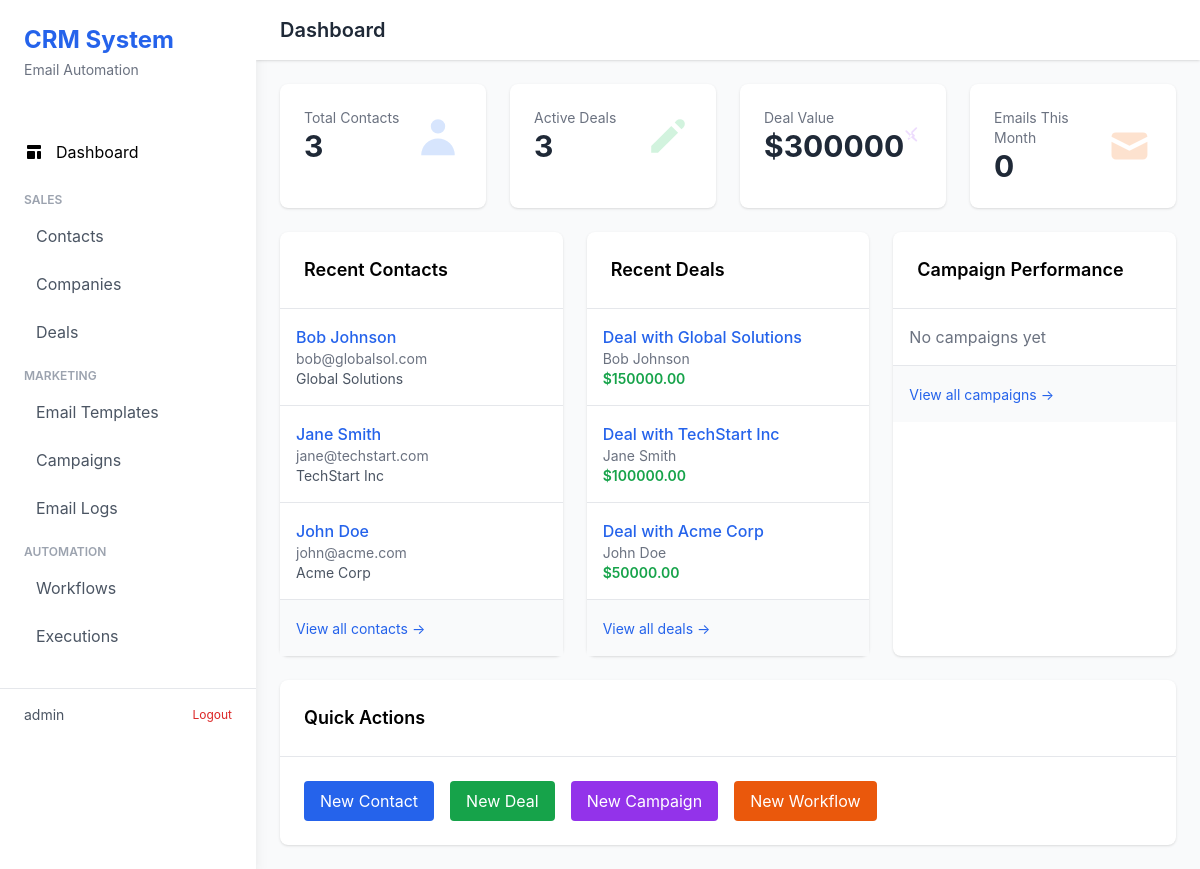
The app's page / (signed in) with its own data.
### contacts/models.py (models this page shows, shortened)
class Contact(models.Model):
    STATUS_CHOICES = [
        ('lead', 'Lead'),
        ('prospect', 'Prospect'),
        ('customer', 'Customer'),
        ('archived', 'Archived'),
    ]
    first_name = models.CharField(max_length=255)
    last_name = models.CharField(max_length=255)
    email = models.EmailField(unique=True)
    phone = models.CharField(max_length=20, blank=True, null=True)
    company = models.ForeignKey(Company, on_delete=models.SET_NULL, null=True, blank=True, related_name='contacts')
    status = models.CharField(max_length=20, choices=STATUS_CHOICES, default='lead')
    tags = models.CharField(max_length=500, blank=True, help_text="Comma-separated tags")
    notes = models.TextField(blank=True)
    assigned_to = models.ForeignKey(User, on_delete=models.SET_NULL, null=True, blank=True, related_name='assigned_contacts')
    created_at = models.DateTimeField(auto_now_add=True)
    updated_at = models.DateTimeField(auto_now=True)
    class Meta:
        ordering = ['-created_at']
    @property
    def full_name(self):
        return f"{self.first_name} {self.last_name}"

class Company(models.Model):
    name = models.CharField(max_length=255)
    domain = models.CharField(max_length=255, blank=True, null=True, unique=True)
    industry = models.CharField(max_length=100, blank=True, null=True)
    size_choices = [
        ('1-10', '1-10'),
        ('11-50', '11-50'),
        ('51-200', '51-200'),
        ('201-500', '201-500'),
        ('501-1000', '501-1000'),
        ('1000+', '1000+'),
    ]
    size = models.CharField(max_length=20, choices=size_choices, blank=True, null=True)
    created_at = models.DateTimeField(auto_now_add=True)
    updated_at = models.DateTimeField(auto_now=True)
    class Meta:
        verbose_name_plural = "Companies"
        ordering = ['-created_at']

### deals/models.py (models this page shows, shortened)
class Deal(models.Model):
    STATUS_CHOICES = [
        ('open', 'Open'),
        ('won', 'Won'),
        ('lost', 'Lost'),
    ]
    title = models.CharField(max_length=255)
    description = models.TextField(blank=True)
    value = models.DecimalField(max_digits=12, decimal_places=2)
    currency = models.CharField(max_length=3, default='USD')
    contact = models.ForeignKey(Contact, on_delete=models.CASCADE, related_name='deals')
    company = models.ForeignKey(Company, on_delete=models.SET_NULL, null=True, blank=True, related_name='deals')
    pipeline = models.ForeignKey(Pipeline, on_delete=models.PROTECT)
    stage = models.ForeignKey(Stage, on_delete=models.SET_NULL, null=True, blank=True)
    status = models.CharField(max_length=20, choices=STATUS_CHOICES, default='open')
    assigned_to = models.ForeignKey(User, on_delete=models.SET_NULL, null=True, blank=True, related_name='assigned_deals')
    close_date = models.DateField(null=True, blank=True)
    created_at = models.DateTimeField(auto_now_add=True)
    updated_at = models.DateTimeField(auto_now=True)
    class Meta:
        ordering = ['-created_at']

### dashboard/views.py (the view)
# urls.py: path('', DashboardView.as_view(), name='dashboard'),
class DashboardView(LoginRequiredMixin, TemplateView):
    template_name = 'dashboard/dashboard.html'
    def get_context_data(self, **kwargs):
        context = super().get_context_data(**kwargs)
        user = self.request.user
        context['total_contacts'] = Contact.objects.count()
        context['total_companies'] = Contact.objects.values('company').distinct().count()
        context['active_deals'] = Deal.objects.filter(status='open').count()
        context['total_deal_value'] = sum(
            d.value for d in Deal.objects.filter(status='open')
        )
        now = timezone.now()
        month_start = now.replace(day=1, hour=0, minute=0, second=0, microsecond=0)
        context['emails_sent_month'] = EmailLog.objects.filter(
            sent_at__gte=month_start,
            status__in=['sent', 'delivered']
        ).count()
        context['campaigns_this_month'] = Campaign.objects.filter(
            created_at__gte=month_start
        ).count()
        context['new_contacts_month'] = Contact.objects.filter(
            created_at__gte=month_start
        ).count()
        context['recent_contacts'] = Contact.objects.select_related('company').order_by('-created_at')[:5]
        context['recent_deals'] = Deal.objects.select_related('contact').order_by('-created_at')[:5]
        context['recent_workflows'] = WorkflowExecution.objects.select_related('workflow', 'contact').order_by('-started_at')[:5]
        campaigns = Campaign.objects.filter(status__in=['sent', 'sending']).values('name', 'sent_count', 'opened_count', 'clicked_count')
        context['campaign_stats'] = list(campaigns[:5])
        context['contact_statuses'] = Contact.objects.values('status').annotate(
            count=Count('id')
        ) if hasattr(Contact, 'objects') else {}
        return context

### templates/dashboard/dashboard.html (shortened to what this page needs)
{% extends 'base.html' %}
{% block header %}Dashboard{% endblock %}
{% block content %}
<div class="grid grid-cols-1 md:grid-cols-2 lg:grid-cols-4 gap-6 mb-6">
    <div class="bg-white rounded-lg shadow p-6">
        <div class="flex items-center justify-between">
            <div>
                <p class="text-gray-500 text-sm">Total Contacts</p>
                <p class="text-3xl font-bold text-gray-800">{{ total_contacts }}</p>
            </div>
            <svg class="w-12 h-12 text-blue-500 opacity-20" fill="currentColor" viewBox="0 0 20 20">
                <path d="M10 9a3 3 0 100-6 3 3 0 000 6zm-7 9a7 7 0 1114 0H3z"></path>
            </svg>
        </div>
    </div>
    <div class="bg-white rounded-lg shadow p-6">
        <div class="flex items-center justify-between">
            <div>
                <p class="text-gray-500 text-sm">Active Deals</p>
                <p class="text-3xl font-bold text-gray-800">{{ active_deals }}</p>
            </div>
            <svg class="w-12 h-12 text-green-500 opacity-20" fill="currentColor" viewBox="0 0 20 20">
                <path d="M13.586 3.586a2 2 0 112.828 2.828l-.793.793-2.828-2.828.793-.793zM11.379 5.793L3 14.172V17h2.828l8.38-8.379-2.83-2.828z"></path>
            </svg>
        </div>
    </div>
    <div class="bg-white rounded-lg shadow p-6">
        <div class="flex items-center justify-between">
            <div>
                <p class="text-gray-500 text-sm">Deal Value</p>
                <p class="text-3xl font-bold text-gray-800">${{ total_deal_value|floatformat:0 }}</p>
            </div>
        </div>
    </div>
    <div class="bg-white rounded-lg shadow p-6">
        <div class="flex items-center justify-between">
            <div>
                <p class="text-gray-500 text-sm">Emails This Month</p>
                <p class="text-3xl font-bold text-gray-800">{{ emails_sent_month }}</p>
            </div>
            <svg class="w-12 h-12 text-orange-500 opacity-20" fill="currentColor" viewBox="0 0 20 20">
                <path d="M2.003 5.884L10 9.882l7.997-3.998A2 2 0 0016 4H4a2 2 0 00-1.997 1.884z"></path>
                <path d="M18 8.118l-8 4-8-4V14a2 2 0 002 2h12a2 2 0 002-2V8.118z"></path>
            </svg>
        </div>
    </div>
</div>
<div class="grid grid-cols-1 lg:grid-cols-3 gap-6">
    <div class="bg-white rounded-lg shadow">
        <div class="p-6 border-b">
            <h3 class="text-lg font-semibold">Recent Contacts</h3>
        </div>
        <div class="divide-y">
            {% for contact in recent_contacts %}
                <div class="p-4 hover:bg-gray-50">
                    <a href="{% url 'contacts:contact_detail' contact.id %}" class="font-medium text-blue-600">
                        {{ contact.full_name }}
                    </a>
                    <p class="text-sm text-gray-500">{{ contact.email }}</p>
                    {% if contact.company %}
                        <p class="text-sm text-gray-600">{{ contact.company.name }}</p>
                    {% endif %}
                </div>
            {% empty %}
                <div class="p-4 text-gray-500">No contacts yet</div>
            {% endfor %}
        </div>
        <div class="p-4 border-t bg-gray-50">
            <a href="{% url 'contacts:contact_list' %}" class="text-sm text-blue-600 hover:underline">View all contacts →</a>
        </div>
    </div>
    <div class="bg-white rounded-lg shadow">
        <div class="p-6 border-b">
            <h3 class="text-lg font-semibold">Recent Deals</h3>
        </div>
        <div class="divide-y">
            {% for deal in recent_deals %}
                <div class="p-4 hover:bg-gray-50">
                    <a href="{% url 'deals:deal_detail' deal.id %}" class="font-medium text-blue-600">
                        {{ deal.title }}
                    </a>
                    <p class="text-sm text-gray-500">{{ deal.contact.full_name }}</p>
                    <p class="text-sm font-semibold text-green-600">${{ deal.value }}</p>
                </div>
            {% empty %}
                <div class="p-4 text-gray-500">No deals yet</div>
            {% endfor %}
        </div>
        <div class="p-4 border-t bg-gray-50">
            <a href="{% url 'deals:deal_list' %}" class="text-sm text-blue-600 hover:underline">View all deals →</a>
        </div>
    </div>
    <div class="bg-white rounded-lg shadow">
        <div class="p-6 border-b">
            <h3 class="text-lg font-semibold">Campaign Performance</h3>
        </div>
        <div class="divide-y">
            {% for campaign in campaign_stats %}
                <div class="p-4 hover:bg-gray-50">
                    <p class="font-medium">{{ campaign.name }}</p>
                    <div class="mt-2 space-y-1 text-sm text-gray-600">
                        <p>Sent: {{ campaign.sent_count }}</p>
                        <p>Opened: {{ campaign.opened_count }} ({{ campaign.open_rate|floatformat:1 }}%)</p>
                        <p>Clicked: {{ campaign.clicked_count }} ({{ campaign.click_rate|floatformat:1 }}%)</p>
                    </div>
                </div>
            {% empty %}
                <div class="p-4 text-gray-500">No campaigns yet</div>
            {% endfor %}
        </div>
        <div class="p-4 border-t bg-gray-50">
            <a href="{% url 'emails:campaign_list' %}" class="text-sm text-blue-600 hover:underline">View all campaigns →</a>
        </div>
    </div>
</div>
<div class="mt-6">
    <div class="bg-white rounded-lg shadow">
        <div class="p-6 border-b">
            <h3 class="text-lg font-semibold">Quick Actions</h3>
        </div>
        <div class="p-6 flex gap-4">
            <a href="{% url 'contacts:contact_create' %}" class="px-4 py-2 bg-blue-600 text-white rounded hover:bg-blue-700">
                New Contact
            </a>
            <a href="{% url 'deals:deal_create' %}" class="px-4 py-2 bg-green-600 text-white rounded hover:bg-green-700">
                New Deal
            </a>
            <a href="{% url 'emails:campaign_create' %}" class="px-4 py-2 bg-purple-600 text-white rounded hover:bg-purple-700">
                New Campaign
            </a>
            <a href="{% url 'automations:workflow_create' %}" class="px-4 py-2 bg-orange-600 text-white rounded hover:bg-orange-700">
                New Workflow
            </a>
        </div>
    </div>
</div>
{% endblock %}

### templates/base.html (shortened to what this page needs)
<!DOCTYPE html>
<html lang="en">
<head>
    <script src="https://cdn.tailwindcss.com"></script>
</head>
<body class="bg-gray-50">
    <div class="flex h-screen">
        <div class="w-64 bg-white shadow-lg overflow-y-auto">
            <div class="p-6">
                <h1 class="text-2xl font-bold text-blue-600">CRM System</h1>
                <p class="text-sm text-gray-500 mt-1">Email Automation</p>
            </div>
            <nav class="mt-6">
                <a href="{% url 'dashboard' %}" class="block px-6 py-3 {% if request.resolver_match.url_name == 'dashboard' %}sidebar-active{% else %}text-gray-700 hover:bg-gray-100{% endif %}">
                    <span class="flex items-center">
                        Dashboard
                    </span>
                </a>
                <div class="mt-4 px-6">
                    <p class="text-xs font-semibold text-gray-400 uppercase">Sales</p>
                    <a href="{% url 'contacts:contact_list' %}" class="block mt-2 px-3 py-2 rounded {% if request.resolver_match.app_name == 'contacts' %}sidebar-active{% else %}text-gray-600 hover:bg-gray-100{% endif %}">
                        Contacts
                    </a>
                    <a href="{% url 'contacts:company_list' %}" class="block mt-2 px-3 py-2 rounded {% if request.resolver_match.url_name == 'company_list' %}sidebar-active{% else %}text-gray-600 hover:bg-gray-100{% endif %}">
                        Companies
                    </a>
                    <a href="{% url 'deals:deal_list' %}" class="block mt-2 px-3 py-2 rounded {% if request.resolver_match.app_name == 'deals' %}sidebar-active{% else %}text-gray-600 hover:bg-gray-100{% endif %}">
                        Deals
                    </a>
                </div>
                <div class="mt-4 px-6">
                    <p class="text-xs font-semibold text-gray-400 uppercase">Marketing</p>
                    <a href="{% url 'emails:template_list' %}" class="block mt-2 px-3 py-2 rounded {% if request.resolver_match.url_name == 'template_list' %}sidebar-active{% else %}text-gray-600 hover:bg-gray-100{% endif %}">
                        Email Templates
                    </a>
                    <a href="{% url 'emails:campaign_list' %}" class="block mt-2 px-3 py-2 rounded {% if request.resolver_match.url_name == 'campaign_list' %}sidebar-active{% else %}text-gray-600 hover:bg-gray-100{% endif %}">
                        Campaigns
                    </a>
                    <a href="{% url 'emails:log_list' %}" class="block mt-2 px-3 py-2 rounded {% if request.resolver_match.url_name == 'log_list' %}sidebar-active{% else %}text-gray-600 hover:bg-gray-100{% endif %}">
                        Email Logs
                    </a>
                </div>
                <div class="mt-4 px-6">
                    <p class="text-xs font-semibold text-gray-400 uppercase">Automation</p>
                    <a href="{% url 'automations:workflow_list' %}" class="block mt-2 px-3 py-2 rounded {% if request.resolver_match.url_name == 'workflow_list' %}sidebar-active{% else %}text-gray-600 hover:bg-gray-100{% endif %}">
                        Workflows
                    </a>
                    <a href="{% url 'automations:execution_list' %}" class="block mt-2 px-3 py-2 rounded {% if request.resolver_match.url_name == 'execution_list' %}sidebar-active{% else %}text-gray-600 hover:bg-gray-100{% endif %}">
                        Executions
                    </a>
                </div>
            </nav>
            <div class="mt-8 px-6 border-t pt-4">
                <div class="flex items-center justify-between">
                    <span class="text-sm text-gray-600">{{ user.username }}</span>
                    <a href="{% url 'account_logout' %}" class="text-xs text-red-600 hover:text-red-700">Logout</a>
                </div>
            </div>
        </div>
        <div class="flex-1 flex flex-col overflow-hidden">
            <header class="bg-white shadow">
                <div class="px-6 py-4 flex justify-between items-center">
                    <h2 class="text-xl font-semibold text-gray-800">{% block header %}Welcome{% endblock %}</h2>
                </div>
            </header>
            <main class="flex-1 overflow-auto">
                <div class="p-6">
                    {% block content %}{% endblock %}
                </div>
            </main>
        </div>
    </div>
</body>
</html>

### templates/base.html (style rules this page uses)
body { font-family: -apple-system, BlinkMacSystemFont, 'Segoe UI', Roboto, 'Helvetica Neue', Arial, sans-serif; }
.sidebar-active { @apply bg-blue-500 text-white; }

### records on screen
Contact: full_name "Bob Johnson", email "bob@globalsol.com", company.name "Global Solutions"
Contact: full_name "Jane Smith", email "jane@techstart.com", company.name "TechStart Inc"
Contact: full_name "John Doe", email "john@acme.com", company.name "Acme Corp"
Deal: title "Deal with Global Solutions", contact.full_name "Bob Johnson", value "150000.00"
Deal: title "Deal with TechStart Inc", contact.full_name "Jane Smith", value "100000.00"
Deal: title "Deal with Acme Corp", contact.full_name "John Doe", value "50000.00"

### other values on screen
{{ user.username }} "admin"
{{ total_contacts }} "3"
{{ active_deals }} "3"
{{ total_deal_value|floatformat:0 }} "300000"
{{ emails_sent_month }} "0"
